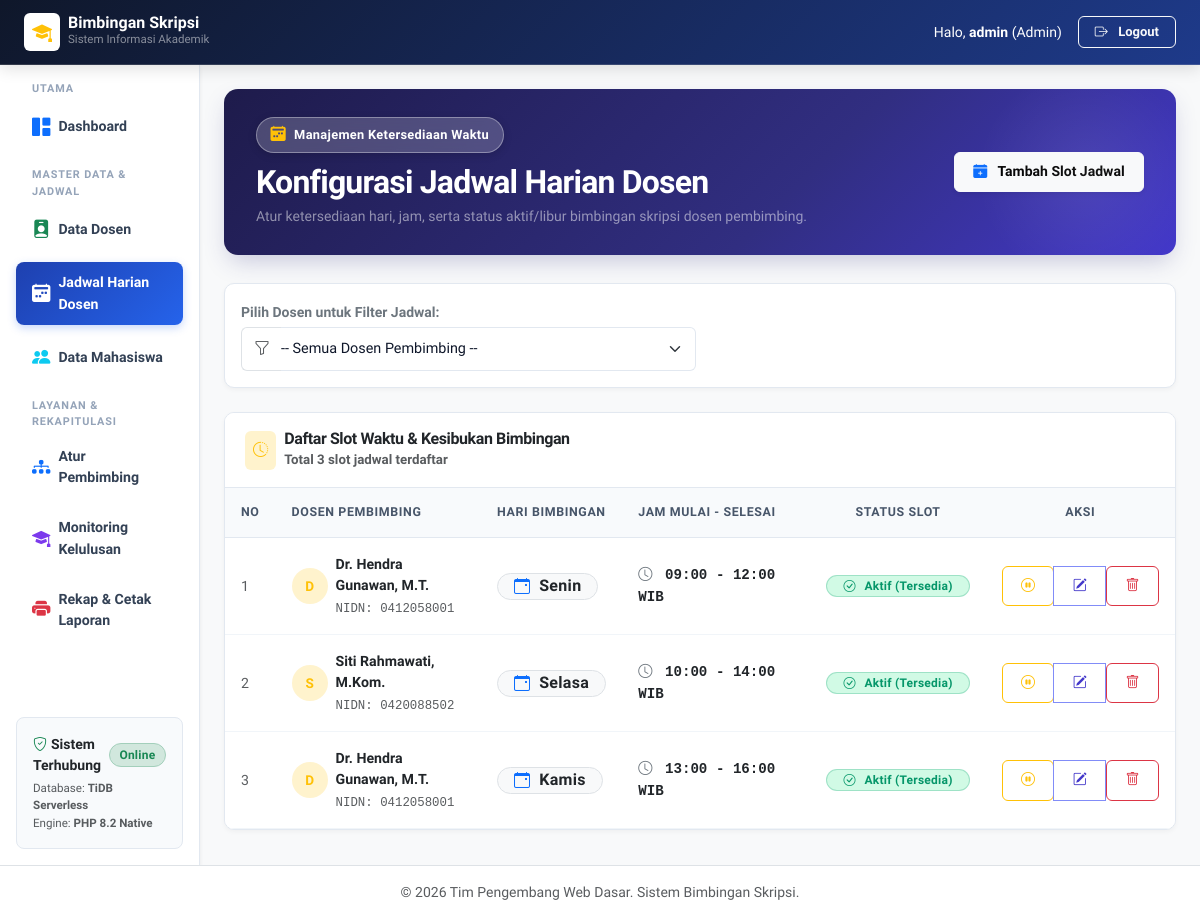
/admin/jadwal_dosen.php (signed in), run on the app's committed database.
### tables this page shows
CREATE TABLE IF NOT EXISTS jadwal_dosen (
    id INT AUTO_INCREMENT PRIMARY KEY,
    dosen_id INT NOT NULL,
    hari ENUM('Senin', 'Selasa', 'Rabu', 'Kamis', 'Jumat', 'Sabtu') NOT NULL,
    jam_mulai TIME NOT NULL,
    jam_selesai TIME NOT NULL,
    status_aktif ENUM('aktif', 'libur') DEFAULT 'aktif',
    FOREIGN KEY (dosen_id) REFERENCES dosen(id) ON DELETE CASCADE
);

CREATE TABLE IF NOT EXISTS dosen (
    id INT AUTO_INCREMENT PRIMARY KEY,
    user_id INT NOT NULL,
    nidn VARCHAR(20) NOT NULL UNIQUE,
    nama_dosen VARCHAR(100) NOT NULL,
    email VARCHAR(100) NOT NULL,
    no_whatsapp VARCHAR(20),
    foto_profil VARCHAR(255) DEFAULT 'default.png',
    kuota_bimbingan INT DEFAULT 5,
    created_at TIMESTAMP DEFAULT CURRENT_TIMESTAMP,
    FOREIGN KEY (user_id) REFERENCES users(id) ON DELETE CASCADE
);

### admin/jadwal_dosen.php (the view, shortened to what this page needs)
<?php
require_once '../config/database.php';
$where = ["1=1"];
$params = [];
$where_sql = implode(" AND ", $where);
$queryJadwal = "
    SELECT
        j.*,
        d.nama_dosen,
        d.nidn
    FROM jadwal_dosen j
    INNER JOIN dosen d ON j.dosen_id = d.id
    WHERE {$where_sql}
    ORDER BY
        FIELD(j.hari, 'Senin', 'Selasa', 'Rabu', 'Kamis', 'Jumat', 'Sabtu'),
        j.jam_mulai ASC
";
$stmtJ = $pdo->prepare($queryJadwal);
$stmtJ->execute($params);
$jadwal_list = $stmtJ->fetchAll();
require_once '../templates/header.php';
require_once '../templates/sidebar_admin.php';
?>
<div class="hero-banner d-flex flex-column flex-md-row justify-content-between align-items-md-center gap-3">
    <div>
        <div class="hero-tag">
            <i class="bi bi-calendar2-week-fill text-warning"></i>
            <span>Manajemen Ketersediaan Waktu</span>
        </div>
        <h2 class="fw-bold text-white mb-1">Konfigurasi Jadwal Harian Dosen</h2>
        <p class="text-white-50 small mb-0">Atur ketersediaan hari, jam, serta status aktif/libur bimbingan skripsi dosen pembimbing.</p>
    </div>
    <div class="d-flex align-items-center gap-2">
        <button type="button" class="btn btn-light shadow-sm fw-bold" data-bs-toggle="modal" data-bs-target="#modalTambahJadwal">
            <i class="bi bi-calendar-plus-fill text-primary me-1"></i> Tambah Slot Jadwal
        </button>
    </div>
</div>
<div class="card shadow-sm border-0 mb-4">
    <div class="card-body p-3">
        <form method="GET" action="jadwal_dosen.php" class="row g-2 align-items-center">
            <div class="col-md-6">
                <label class="form-label small fw-semibold text-secondary mb-1">Pilih Dosen untuk Filter Jadwal:</label>
                <div class="input-group">
                    <span class="input-group-text bg-white border-end-0"><i class="bi bi-funnel text-muted"></i></span>
                    <select name="dosen_id" class="form-select border-start-0 ps-0" onchange="this.form.submit()">
                        <option value="0">-- Semua Dosen Pembimbing --</option>
                    </select>
                </div>
            </div>
            <div class="col-md-3 pt-md-4">
            </div>
        </form>
    </div>
</div>
<div class="card shadow-sm border-0">
    <div class="card-header bg-white py-3 d-flex justify-content-between align-items-center">
        <div class="d-flex align-items-center gap-2">
            <span class="p-2 rounded bg-warning-subtle text-warning">
                <i class="bi bi-clock-history"></i>
            </span>
            <div>
                <h6 class="fw-bold mb-0 text-dark">Daftar Slot Waktu & Kesibukan Bimbingan</h6>
                <small class="text-muted">Total <?= count($jadwal_list); ?> slot jadwal terdaftar</small>
            </div>
        </div>
    </div>
    <div class="card-body p-0">
        <div class="table-responsive">
            <table class="table table-hover align-middle mb-0">
                <thead class="table-light">
                    <tr>
                        <th class="ps-3" style="width: 50px;">No</th>
                        <th>Dosen Pembimbing</th>
                        <th>Hari Bimbingan</th>
                        <th>Jam Mulai - Selesai</th>
                        <th class="text-center">Status Slot</th>
                        <th class="text-center" style="width: 180px;">Aksi</th>
                    </tr>
                </thead>
                <tbody>
                    <?php if (empty($jadwal_list)): ?>
                        <tr>
                            <td colspan="6" class="text-center text-muted py-5">
                                <i class="bi bi-calendar-x fs-2 d-block text-secondary mb-2"></i>
                                Belum ada slot jadwal yang didaftarkan.
                            </td>
                        </tr>
                    <?php else: ?>
                        <?php
                        $no = 1;
                        foreach ($jadwal_list as $row):
                            $is_aktif = ($row['status_aktif'] === 'aktif');
                            $initial  = strtoupper(substr($row['nama_dosen'], 0, 1));
                        ?>
                            <tr>
                                <td class="ps-3 text-muted"><?= $no++; ?></td>
                                <td>
                                    <div class="d-flex align-items-center gap-2">
                                        <div class="avatar-initial bg-warning-subtle text-warning">
                                            <?= $initial; ?>
                                        </div>
                                        <div>
                                            <div class="fw-bold text-dark"><?= htmlspecialchars($row['nama_dosen']); ?></div>
                                            <span class="text-muted font-monospace small">NIDN: <?= htmlspecialchars($row['nidn']); ?></span>
                                        </div>
                                    </div>
                                </td>
                                <td>
                                    <span class="badge bg-light text-dark border px-3 py-1 fs-6">
                                        <i class="bi bi-calendar-event me-1 text-primary"></i><?= htmlspecialchars($row['hari']); ?>
                                    </span>
                                </td>
                                <td>
                                    <span class="font-monospace fw-semibold text-dark">
                                        <i class="bi bi-clock me-1 text-secondary"></i>
                                        <?= substr($row['jam_mulai'], 0, 5); ?> - <?= substr($row['jam_selesai'], 0, 5); ?> WIB
                                    </span>
                                </td>
                                <td class="text-center">
                                    <?php if ($is_aktif): ?>
                                        <span class="badge bg-success px-3 py-1"><i class="bi bi-check-circle me-1"></i>Aktif (Tersedia)</span>
                                    <?php else: ?>
                                        <span class="badge bg-danger px-3 py-1"><i class="bi bi-dash-circle me-1"></i>Libur / Sibuk</span>
                                    <?php endif; ?>
                                </td>
                                <td class="text-center">
                                    <div class="btn-group btn-group-sm">
                                        <form method="POST" action="jadwal_dosen.php" class="d-inline">
                                            <button type="submit" class="btn btn-outline-<?= $is_aktif ? 'warning' : 'success'; ?>"
                                                    title="<?= $is_aktif ? 'Tandai Libur/Sibuk' : 'Aktifkan Slot'; ?>">
                                                <i class="bi bi-<?= $is_aktif ? 'pause-circle' : 'play-circle'; ?>"></i>
                                            </button>
                                        </form>
                                        <button type="button" class="btn btn-outline-primary btn-edit-jadwal"
                                                data-bs-toggle="modal"
                                                data-bs-target="#modalEditJadwal"
                                                data-id="<?= $row['id']; ?>"
                                                data-dosenid="<?= $row['dosen_id']; ?>"
                                                data-hari="<?= $row['hari']; ?>"
                                                data-jammulai="<?= substr($row['jam_mulai'], 0, 5); ?>"
                                                data-jamselesai="<?= substr($row['jam_selesai'], 0, 5); ?>"
                                                data-status="<?= $row['status_aktif']; ?>"
                                                title="Edit Slot Jadwal">
                                            <i class="bi bi-pencil-square"></i>
                                        </button>
                                        <form method="POST" action="jadwal_dosen.php" class="d-inline" onsubmit="return confirm('Apakah Anda yakin ingin menghapus slot jadwal ini?');">
                                            <button type="submit" class="btn btn-outline-danger" title="Hapus Jadwal">
                                                <i class="bi bi-trash"></i>
                                            </button>
                                        </form>
                                    </div>
                                </td>
                            </tr>
                        <?php endforeach; ?>
                    <?php endif; ?>
                </tbody>
            </table>
        </div>
    </div>
</div>
<?php
require_once '../templates/footer.php';
?>

### data on the page
jadwal_dosen: dosen.nama_dosen "D", dosen.nama_dosen "Dr. Hendra Gunawan, M.T.", dosen.nidn "0412058001", hari "Senin", jam_mulai "09:00", jam_selesai "12:00", status_aktif "aktif" (drawn)
jadwal_dosen: dosen.nama_dosen "S", dosen.nama_dosen "Siti Rahmawati, M.Kom.", dosen.nidn "0420088502", hari "Selasa", jam_mulai "10:00", jam_selesai "14:00", status_aktif "aktif" (drawn)
jadwal_dosen: dosen.nama_dosen "D", dosen.nama_dosen "Dr. Hendra Gunawan, M.T.", dosen.nidn "0412058001", hari "Kamis", jam_mulai "13:00", jam_selesai "16:00", status_aktif "aktif" (drawn)

### other printed values
$_SESSION['username'] "admin"
$_SESSION['role'] "Admin"
count($jadwal_list) "3"
